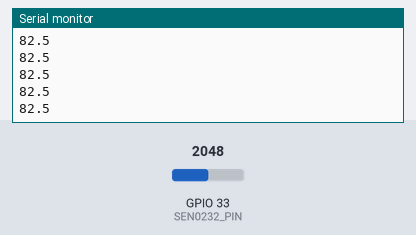
This sketch was run on a simulated ESP32. Shown: the last lines printed to the serial monitor. The test bench sets the inputs (shaded band); at power-on: GPIO 33 (SEN0232_PIN) = 2048 (analog values on the 0–4095 scale).

Above: at 1.2 s.
1.3 s: GPIO 33 (SEN0232_PIN) set to 2866
At 2.4 s:
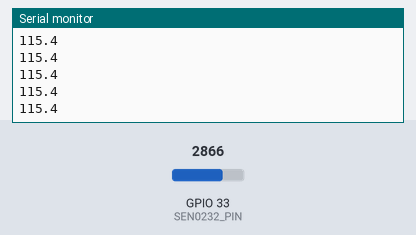
2.8 s: GPIO 33 (SEN0232_PIN) set to 3603
At 3.4 s:
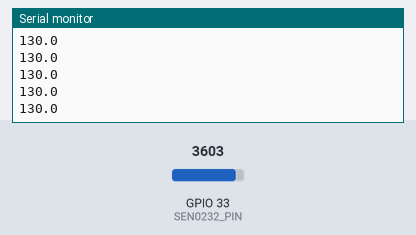
Timing chart, 0 to 5.8 s (numbered marks = the images above; inputs shaded):
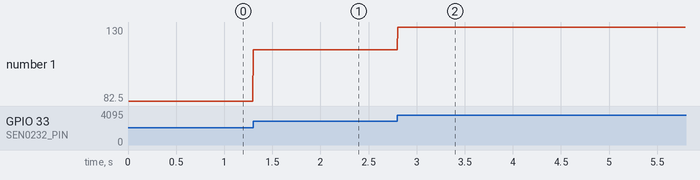

Measured:
- after the input at 1.3 s, the serial monitor: prints a new line at once (image 1)
- after the input at 2.8 s, the serial monitor: prints a new line at once (image 2)
- plotted number 1: 82.5 → 115.4 after the input at 1.3 s, 115.4 → 130 after the input at 2.8 s

The sketch:

SEN0232_DBMetre.ino
```cpp
#include <Arduino.h>

const int SEN0232_PIN = 33;
const int sensitivity = 50;

float sound_dB = 0, sound_voltage = 0;

// To store sound reading data
unsigned long lastSoundRead = 0;

// How fast you would want your sound readings to be taken
const unsigned long soundInterval = 10;

void setup() {
  Serial.begin(115200);

  analogReadResolution(12);
  analogSetPinAttenuation(SEN0232_PIN, ADC_11db);
}


void loop() {
  unsigned long currentMillis = millis();

  // Take a sound reading every `soundInterval` milliseconds (non-blocking)
  if (currentMillis - lastSoundRead >= soundInterval) {
    lastSoundRead = currentMillis;

    readSoundSensor();
    printCSV();
  }
}

// Uses DFRobot Formula (dB = voltage * sensitivity) to convert voltage to dB
void readSoundSensor() {
  uint32_t voltage_mV = analogReadMilliVolts(SEN0232_PIN);

  sound_voltage = voltage_mV / 1000.0;

  sound_dB = sound_voltage * sensitivity;

  sound_dB = constrain(sound_dB, 30.0, 130.0);
}


// print reading function in CSV format (one value per line).
void printCSV() {
  Serial.println(sound_dB, 1);
}
```
